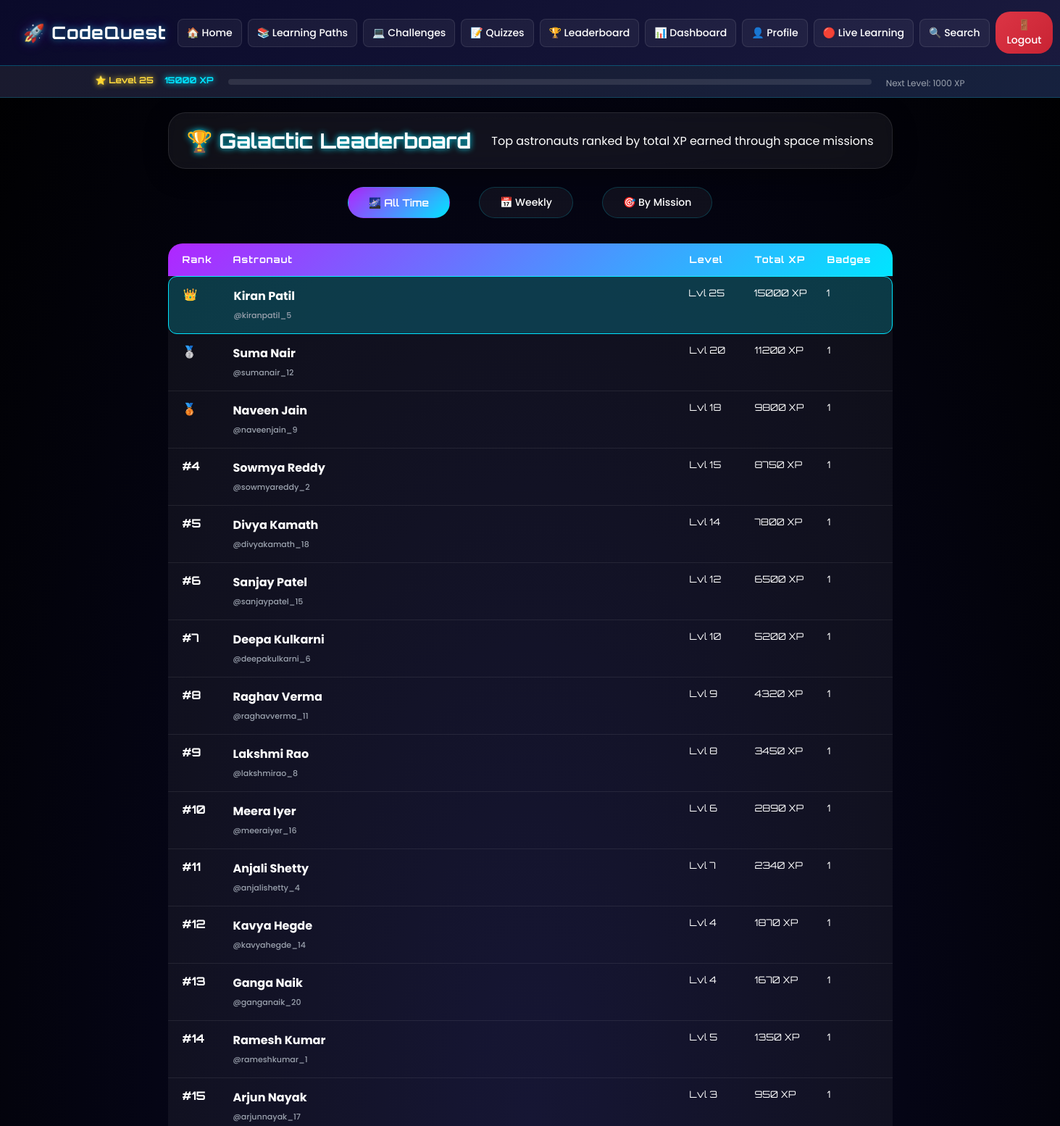
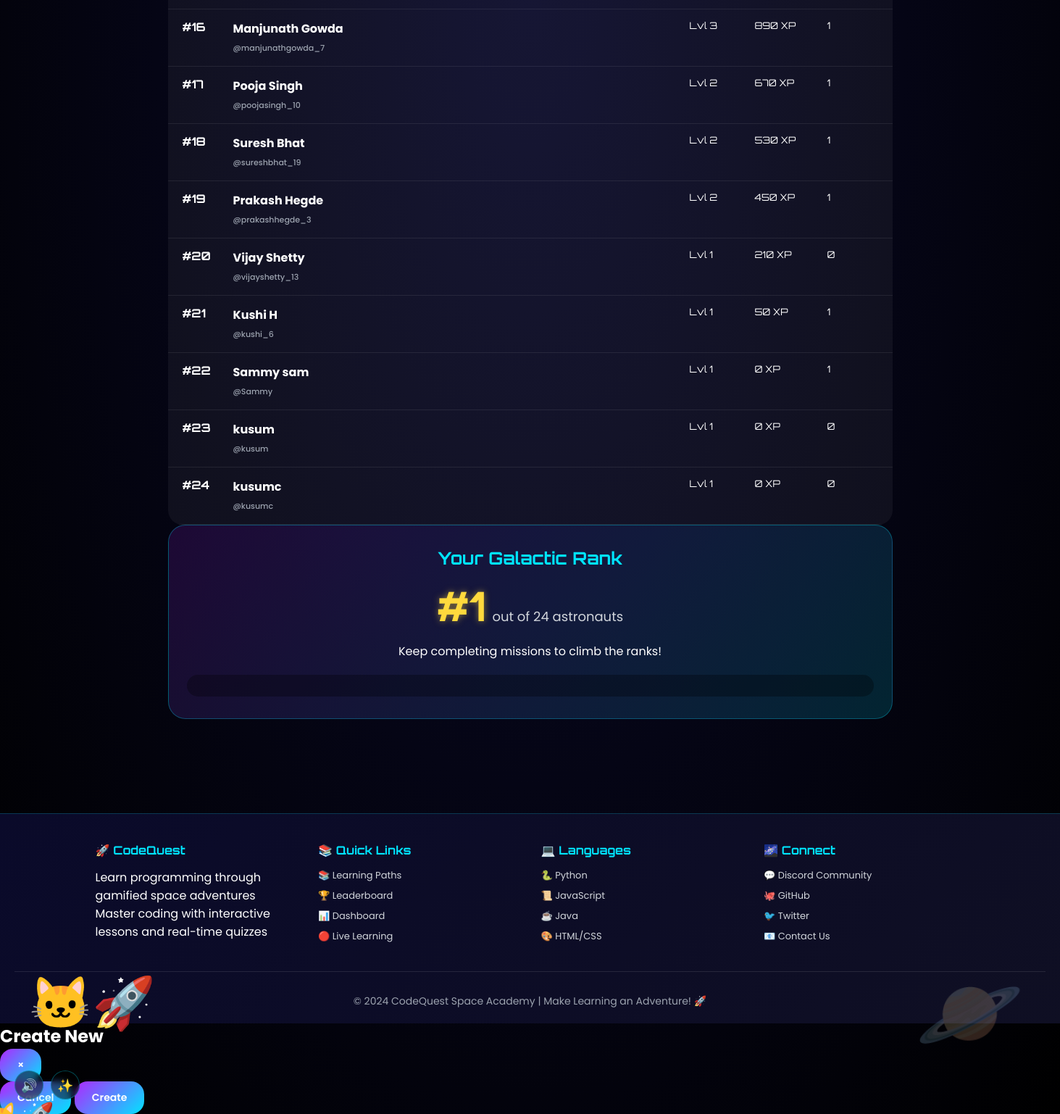
The app's page /leaderboard/ (signed in) with its own data (2 pictures, top to bottom).
### base/models.py (models this page shows, shortened)
class User(AbstractUser):
    class Role(models.TextChoices):
        LEARNER = "LEARNER", "Learner"
        INSTRUCTOR = "INSTRUCTOR", "Instructor"
        ADMIN = "ADMIN", "Admin"
    email = models.EmailField(unique=True)
    role = models.CharField(max_length=30, choices=Role.choices, default=Role.LEARNER)
    profile_image = models.ImageField(upload_to="users/profile_images/", blank=True, null=True)
    total_xp = models.PositiveIntegerField(default=0)
    current_level = models.PositiveIntegerField(default=1)
    is_verified = models.BooleanField(default=False)

### base/views.py (the view)
# urls.py: path("leaderboard/", views.LeaderboardView.as_view(), name="leaderboard"),
class LeaderboardView(LoginRequiredMixin, TemplateView):
    template_name = "base/leaderboard.html"
    def get_context_data(self, **kwargs):
        context = super().get_context_data(**kwargs)
        top_users = User.objects.filter(is_active=True).order_by('-total_xp')[:50]
        week_ago = timezone.now() - timezone.timedelta(days=7)
        weekly_top = User.objects.filter(
            is_active=True,
            quiz_attempts__submitted_at__gte=week_ago
        ).annotate(
            weekly_xp=Sum('quiz_attempts__xp_earned')
        ).order_by('-weekly_xp')[:10]
        path_leaderboards = []
        top_paths = LearningPath.objects.filter(is_active=True)[:5]
        for path in top_paths:
            top_learners = User.objects.filter(
                learning_progress__learning_path=path
            ).annotate(
                path_progress=Avg('learning_progress__progress_percent')
            ).order_by('-path_progress')[:5]
            path_leaderboards.append({
                'path': path,
                'top_learners': top_learners
            })
        context.update({
            'top_users': top_users,
            'weekly_top': weekly_top,
            'path_leaderboards': path_leaderboards,
            'user_rank': list(top_users).index(self.request.user) + 1 if self.request.user in top_users else None
        })
        return context

### templates/base/leaderboard.html (shortened to what this page needs)
{% extends 'base/base.html' %}
{% load static %}
{% block content %}
<div class="leaderboard-container">
    <div class="page-header">
        <h1>🏆 Galactic Leaderboard</h1>
        <p>Top astronauts ranked by total XP earned through space missions</p>
    </div>
    <div class="tabs">
        <button class="tab active" onclick="showTab('all-time')">🌌 All Time</button>
        <button class="tab" onclick="showTab('weekly')">📅 Weekly</button>
        <button class="tab" onclick="showTab('paths')">🎯 By Mission</button>
    </div>
    <div id="all-time" class="tab-content active">
        <div class="leaderboard-table">
            <div class="leaderboard-header-row">
                <div class="rank">Rank</div>
                <div class="user">Astronaut</div>
                <div class="level">Level</div>
                <div class="xp">Total XP</div>
                <div class="badges">Badges</div>
            </div>
            {% for top_user in top_users %}
            <div class="leaderboard-row {% if top_user == user %}current-user{% endif %}">
                <div class="rank">
                    {% if forloop.counter == 1 %}👑
                    {% elif forloop.counter == 2 %}🥈
                    {% elif forloop.counter == 3 %}🥉
                    {% else %}#{{ forloop.counter }}{% endif %}
                </div>
                <div class="user">
                    <strong>{{ top_user.get_full_name|default:top_user.username }}</strong>
                    <small>@{{ top_user.username }}</small>
                </div>
                <div class="level">Lvl {{ top_user.current_level }}</div>
                <div class="xp">{{ top_user.total_xp }} XP</div>
                <div class="badges">{{ top_user.badges.count }}</div>
            </div>
            {% endfor %}
        </div>
    </div>
    {% if user_rank %}
    <div class="user-rank-card">
        <h3>Your Galactic Rank</h3>
        <div class="rank-display">
            <span class="rank-number">#{{ user_rank }}</span>
            <span class="rank-label">out of {{ top_users|length }} astronauts</span>
        </div>
        <p>Keep completing missions to climb the ranks!</p>
        <div class="xp-to-next">
        </div>
    </div>
    {% endif %}
</div>
{% endblock %}

### templates/base/base.html (shortened to what this page needs)
<!DOCTYPE html>
<html lang="en">
<head>
    {% load static %}
    <link rel="stylesheet" href="{% static 'css/style.css' %}?v=2">
    <link rel="stylesheet" href="https://cdnjs.cloudflare.com/ajax/libs/highlight.js/11.9.0/styles/github-dark.min.css">
    <link rel="stylesheet" href="https://cdnjs.cloudflare.com/ajax/libs/font-awesome/6.0.0/css/all.min.css">
</head>
<body>
    <nav class="navbar">
        <div class="nav-brand">
            <a href="{% url 'home' %}">CodeQuest</a>
        </div>
        <div class="nav-links">
            {% if user.is_authenticated %}
                <a href="{% url 'home' %}">🏠 Home</a>
                <a href="{% url 'learning_paths' %}">📚 Learning Paths</a>
                <a href="{% url 'challenges' %}">💻 Challenges</a>
                <a href="{% url 'quizzes' %}">📝 Quizzes</a>
                <a href="{% url 'leaderboard' %}">🏆 Leaderboard</a>
                <a href="{% url 'dashboard' %}">📊 Dashboard</a>
                <a href="{% url 'profile' %}">👤 Profile</a>
                <a href="/realtime/">🔴 Live Learning</a>
                <a href="{% url 'search' %}">🔍 Search</a>
                <form method="post" action="{% url 'logout' %}" class="logout-form">
                    <button type="submit" class="nav-logout">🚪 Logout</button>
                </form>
            {% else %}
                <a href="{% url 'login' %}">🔑 Login</a>
                <a href="{% url 'register' %}">✨ Register</a>
            {% endif %}
        </div>
    </nav>
    {% if user.is_authenticated %}
    <div class="xp-bar-container">
        <div class="xp-bar-wrapper">
            <div class="xp-bar-info">
                <span class="xp-level">⭐ Level {{ user.current_level }}</span>
                <span class="xp-points">{{ user.total_xp }} XP</span>
            </div>
            <div class="xp-bar-track">
            </div>
            <div class="xp-next-level">Next Level: {{ xp_for_next_level|default:1000 }} XP</div>
        </div>
    </div>
    {% endif %}
    <main class="page">
        {% block content %}{% endblock %}
    </main>
    <footer class="site-footer">
        <div class="footer-content">
            <div class="footer-section">
                <h4>🚀 CodeQuest</h4>
                <p>Learn programming through gamified space adventures</p>
                <p>Master coding with interactive lessons and real-time quizzes</p>
            </div>
            <div class="footer-section">
                <h4>📚 Quick Links</h4>
                <a href="{% url 'learning_paths' %}">📚 Learning Paths</a>
                <a href="{% url 'leaderboard' %}">🏆 Leaderboard</a>
                <a href="{% url 'dashboard' %}">📊 Dashboard</a>
                <a href="/realtime/">🔴 Live Learning</a>
            </div>
            <div class="footer-section">
                <h4>💻 Languages</h4>
                <a href="{% url 'learning_paths' %}?language=1">🐍 Python</a>
                <a href="{% url 'learning_paths' %}?language=2">📜 JavaScript</a>
                <a href="{% url 'learning_paths' %}?language=3">☕ Java</a>
                <a href="{% url 'learning_paths' %}?language=4">🎨 HTML/CSS</a>
            </div>
            <div class="footer-section">
                <h4>🌌 Connect</h4>
                <a href="#">💬 Discord Community</a>
                <a href="#">🐙 GitHub</a>
                <a href="#">🐦 Twitter</a>
                <a href="#">📧 Contact Us</a>
            </div>
        </div>
        <div class="footer-bottom">
            <p>&copy; 2024 CodeQuest Space Academy | Make Learning an Adventure! 🚀</p>
        </div>
    </footer>
    <div id="createModal" class="modal">
        <div class="modal-content">
            <div class="modal-header">
                <h2 id="modalTitle">Create New</h2>
                <button class="close-modal" onclick="closeCreateModal()">&times;</button>
            </div>
            <div class="modal-footer">
                <button class="btn-cancel" onclick="closeCreateModal()">Cancel</button>
                <button class="btn-submit" onclick="submitCreateForm()">Create</button>
            </div>
        </div>
    </div>
    <div class="sound-toggle" data-tooltip="Toggle Sound">🔊</div>
    <div class="particles-toggle" data-tooltip="Toggle Particles">✨</div>
</body>
</html>

### templates/base/base.html (style rules this page uses)
* { margin: 0; padding: 0; box-sizing: border-box; }
body { font-family: 'Poppins', sans-serif; background: #0a0a2a; color: white; overflow-x: hidden; }
.navbar { background: linear-gradient(135deg, #0a0a2a 0%, #1a1a3e 100%); padding: 1rem 2rem; display: flex; justify-content: space-between; align-items: center; border-bottom: 1px solid rgba(0, 229, 255, 0.3); position: sticky; top: 0; z-index: 1000; flex-wrap: wrap; gap: 15px; }
.nav-brand a { font-size: 1.5rem; font-weight: bold; color: white; text-decoration: none; font-family: 'Orbitron', monospace; text-shadow: 0 0 10px rgba(0, 229, 255, 0.5), 0 0 20px rgba(176, 38, 255, 0.3); transition: all 0.3s ease; letter-spacing: 1px; }
.nav-links { display: flex; gap: 0.5rem; align-items: center; flex-wrap: wrap; }
.nav-links a { color: white; text-decoration: none; transition: all 0.3s; font-weight: 500; padding: 8px 12px; border-radius: 8px; font-size: 14px; }
.logout-form { display: inline; }
.nav-logout { background: linear-gradient(135deg, #dc3545, #c82333); color: white; border: none; padding: 8px 16px; border-radius: 20px; cursor: pointer; font-weight: 500; transition: transform 0.2s; }
.xp-bar-container { background: linear-gradient(135deg, #1a1a2e, #16213e); padding: 10px 20px; border-bottom: 1px solid rgba(0, 229, 255, 0.2); }
.xp-bar-wrapper { max-width: 1200px; margin: 0 auto; }
.xp-bar-info { display: flex; justify-content: space-between; margin-bottom: 5px; font-size: 14px; }
.xp-level { color: #ffd93d; font-weight: bold; }
.xp-points { color: #00e5ff; }
.xp-bar-track { background: rgba(255,255,255,0.1); border-radius: 10px; height: 8px; overflow: hidden; }
.xp-next-level { font-size: 12px; color: #9ca3af; margin-top: 5px; text-align: right; }
.site-footer { background: linear-gradient(135deg, #0a0a2a, #0f0f23); color: white; padding: 40px 20px 20px; margin-top: 50px; border-top: 1px solid rgba(0, 229, 255, 0.2); }
.footer-content { max-width: 1200px; margin: 0 auto; display: grid; grid-template-columns: repeat(auto-fit, minmax(200px, 1fr)); gap: 30px; }
.footer-section h4 { color: #00e5ff; margin-bottom: 15px; }
.footer-section a { color: #d1d5db; text-decoration: none; display: block; margin-bottom: 8px; transition: color 0.3s; }
.footer-bottom { text-align: center; padding-top: 30px; margin-top: 30px; border-top: 1px solid rgba(255,255,255,0.1); font-size: 14px; color: #9ca3af; }
.sound-toggle, .particles-toggle { position: fixed; bottom: 20px; left: 20px; width: 40px; height: 40px; border-radius: 50%; background: rgba(0,0,0,0.5); display: flex; align-items: center; justify-content: center; cursor: pointer; z-index: 1000; backdrop-filter: blur(5px); transition: transform 0.2s; }
.particles-toggle { left: 70px; }
.page { min-height: calc(100vh - 200px); padding: 20px; }

### records on screen
User: current_level "25", total_xp "15000", get_full_name "Kiran Patil", username "kiranpatil_5", badges.count "1"
User: get_full_name "Suma Nair", username "sumanair_12", current_level "20", total_xp "11200", badges.count "1"
User: get_full_name "Naveen Jain", username "naveenjain_9", current_level "18", total_xp "9800", badges.count "1"
User: get_full_name "Sowmya Reddy", username "sowmyareddy_2", current_level "15", total_xp "8750", badges.count "1"
User: get_full_name "Divya Kamath", username "divyakamath_18", current_level "14", total_xp "7800", badges.count "1"
User: get_full_name "Sanjay Patel", username "sanjaypatel_15", current_level "12", total_xp "6500", badges.count "1"
User: get_full_name "Deepa Kulkarni", username "deepakulkarni_6", current_level "10", total_xp "5200", badges.count "1"
User: get_full_name "Raghav Verma", username "raghavverma_11", current_level "9", total_xp "4320", badges.count "1"
User: get_full_name "Lakshmi Rao", username "lakshmirao_8", current_level "8", total_xp "3450", badges.count "1"
User: get_full_name "Meera Iyer", username "meeraiyer_16", current_level "6", total_xp "2890", badges.count "1"
User: get_full_name "Anjali Shetty", username "anjalishetty_4", current_level "7", total_xp "2340", badges.count "1"
User: get_full_name "Kavya Hegde", username "kavyahegde_14", current_level "4", total_xp "1870", badges.count "1"
User: get_full_name "Ganga Naik", username "ganganaik_20", current_level "4", total_xp "1670", badges.count "1"
User: get_full_name "Ramesh Kumar", username "rameshkumar_1", current_level "5", total_xp "1350", badges.count "1"
User: get_full_name "Arjun Nayak", username "arjunnayak_17", current_level "3", total_xp "950", badges.count "1"
User: get_full_name "Manjunath Gowda", username "manjunathgowda_7", current_level "3", total_xp "890", badges.count "1"
User: get_full_name "Pooja Singh", username "poojasingh_10", current_level "2", total_xp "670", badges.count "1"
User: get_full_name "Suresh Bhat", username "sureshbhat_19", current_level "2", total_xp "530", badges.count "1"
User: get_full_name "Prakash Hegde", username "prakashhegde_3", current_level "2", total_xp "450", badges.count "1"
User: get_full_name "Vijay Shetty", username "vijayshetty_13", current_level "1", total_xp "210", badges.count "0"
User: get_full_name "Kushi H", username "kushi_6", current_level "1", total_xp "50", badges.count "1"
User: get_full_name "Sammy sam", username "Sammy", current_level "1", total_xp "0", badges.count "1"
User: get_full_name "kusum", username "kusum", current_level "1", total_xp "0", badges.count "0"
User: get_full_name "kusumc", username "kusumc", current_level "1", total_xp "0", badges.count "0"

### other values on screen
{{ xp_for_next_level|default:1000 }} "1000"
{{ user_rank }} "1"
{{ top_users|length }} "24"
